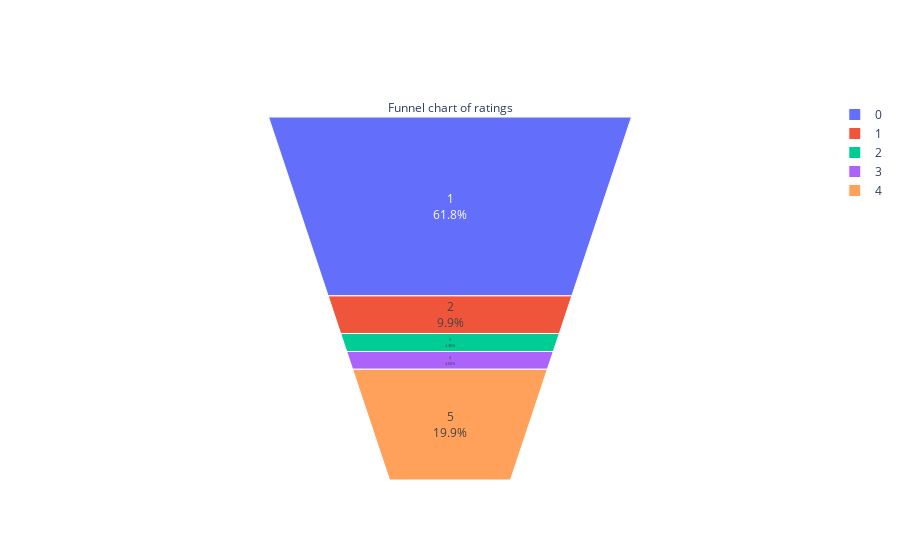

Notebook source saved alongside this figure:
### Code cell
plot_star_funnel(data)

### Figure 1 — Plotly figure (JSON) as saved in the notebook; plotly's stock layout.template omitted (floating-point values rounded to 4 significant figures)
{"data": [{"text": [1, 2, 3, 4, 5], "title": {"position": "top center", "text": "Funnel chart of ratings"}, "type": "funnelarea", "values": [624, 100, 44, 41, 201]}], "layout": {"title": {"font": {"family": "InterFace", "size": 30}}}}
